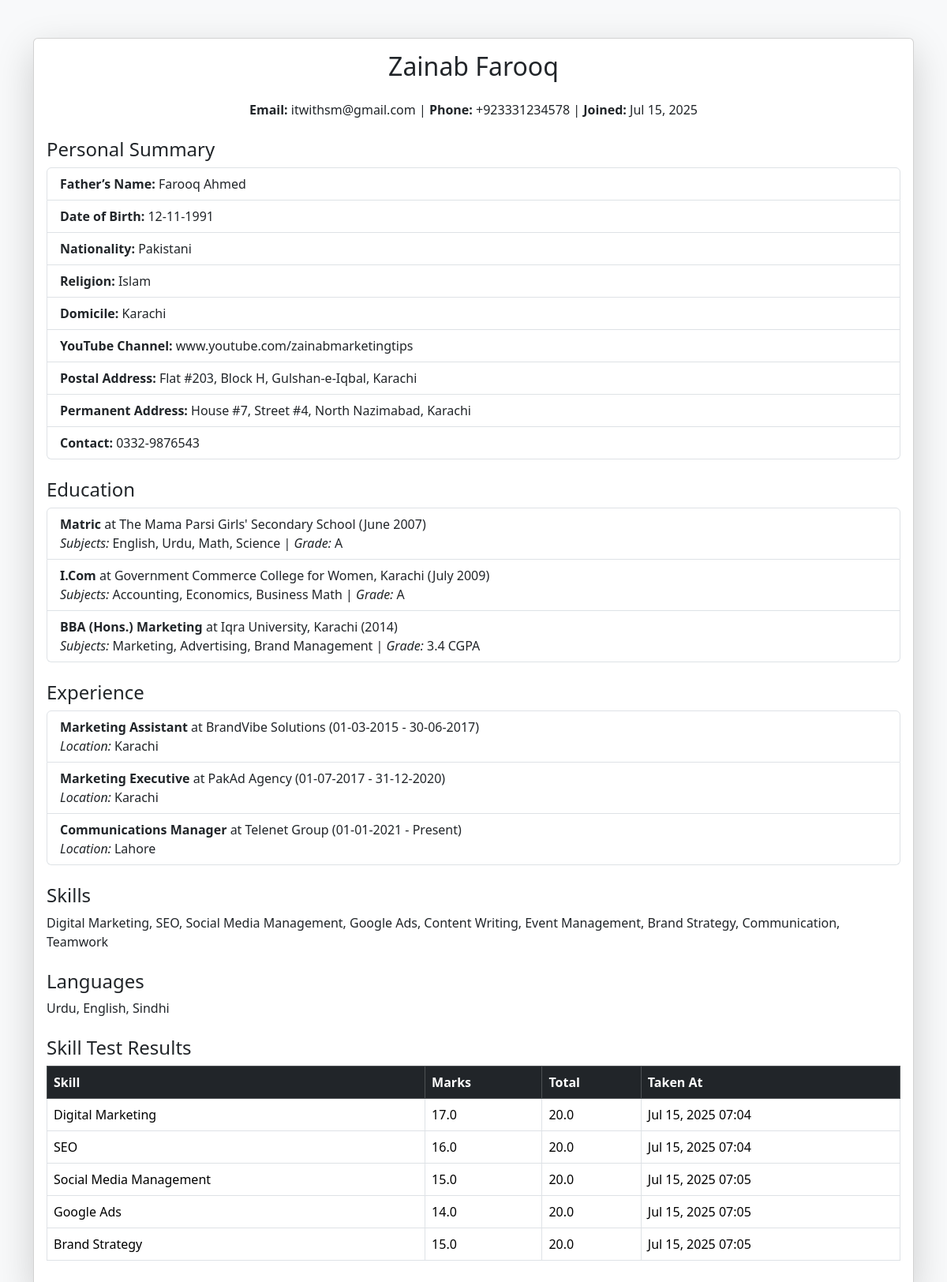
The app's page /cprofile/3/ with its own data.
### candidates/models.py (models this page shows, shortened)
class Candidate(models.Model):
    firstname = models.CharField(max_length=255)
    lastname = models.CharField(max_length=255)
    email = models.EmailField(unique=True)
    password = models.CharField(max_length=255)
    phone = models.CharField(max_length=15, blank=True, null=True)
    resume = models.JSONField(default=dict, blank=True, null=True)
    skills = models.TextField(null=True)
    joined_date = models.DateTimeField(auto_now_add=True)
    selected_theme = models.CharField(max_length=50, default="default")

class SkillTestResult(models.Model):
    candidate = models.ForeignKey(Candidate, on_delete=models.CASCADE)
    skill = models.CharField(max_length=200)
    marks = models.FloatField()
    total_marks = models.FloatField()
    taken_at = models.DateTimeField(auto_now_add=True)

### jobsclub/views.py (the view)
# urls.py: path("cprofile/<int:candidate_id>/", candidate_profile_v, name="candidate_profile_v"),
def candidate_profile_v(request, candidate_id):
    candidate = get_object_or_404(Candidate, id=candidate_id)
    resume_data = candidate.resume or {}
    if isinstance(resume_data, str):
        try:
            resume_data = json.loads(resume_data)
        except json.JSONDecodeError:
            resume_data = {}
    test_results = SkillTestResult.objects.filter(candidate=candidate)
    return render(request, 'cprofile.html', {
        'candidate': candidate,
        'resume': resume_data,
        'test_results': test_results
    })

### jobsclub/templates/cprofile.html (shortened to what this page needs)
{% load static %}
<!DOCTYPE html>
<html lang="en">
<head>
    <link href="https://cdn.jsdelivr.net/npm/bootstrap@5.3.3/dist/css/bootstrap.min.css" rel="stylesheet">
</head>
<body class="bg-light">
    <div class="container my-5">
        <div class="card shadow-lg">
            <div class="card-body">
                <h2 class="card-title text-center mb-4">{{ candidate.firstname }} {{ candidate.lastname }}</h2>
                <div class="mb-3 text-center">
                    <strong>Email:</strong> {{ candidate.email }} |
                    <strong>Phone:</strong> {{ candidate.phone }} |
                    <strong>Joined:</strong> {{ candidate.joined_date|date:"M d, Y" }}
                </div>
                {% if resume.summary %}
                <h4 class="mt-4">Personal Summary</h4>
                <ul class="list-group">
                    {% for key, value in resume.summary.items %}
                        <li class="list-group-item"><strong>{{ key }}:</strong> {{ value }}</li>
                    {% endfor %}
                </ul>
                {% endif %}
                {% if resume.educations %}
                <h4 class="mt-4">Education</h4>
                <ul class="list-group">
                    {% for edu in resume.educations %}
                        <li class="list-group-item">
                            <strong>{{ edu.degree }}</strong> at {{ edu.institution }} ({{ edu.date }})<br>
                            <em>Subjects:</em> {{ edu.subjects }} | <em>Grade:</em> {{ edu.grade }}
                        </li>
                    {% endfor %}
                </ul>
                {% endif %}
                {% if resume.experiences %}
                <h4 class="mt-4">Experience</h4>
                <ul class="list-group">
                    {% for exp in resume.experiences %}
                        <li class="list-group-item">
                            <strong>{{ exp.position }}</strong> at {{ exp.company }} ({{ exp.startDate }} - {{ exp.endDate }})<br>
                            <em>Location:</em> {{ exp.location }}
                        </li>
                    {% endfor %}
                </ul>
                {% endif %}
                <h4 class="mt-4">Skills</h4>
                <p>{{ resume.skills|default:candidate.skills }}</p>
                <h4 class="mt-4">Languages</h4>
                <p>{{ resume.languages }}</p>
                {% if test_results %}
                <h4 class="mt-4">Skill Test Results</h4>
                <table class="table table-bordered">
                    <thead class="table-dark">
                        <tr>
                            <th>Skill</th>
                            <th>Marks</th>
                            <th>Total</th>
                            <th>Taken At</th>
                        </tr>
                    </thead>
                    <tbody>
                        {% for result in test_results %}
                        <tr>
                            <td>{{ result.skill }}</td>
                            <td>{{ result.marks }}</td>
                            <td>{{ result.total_marks }}</td>
                            <td>{{ result.taken_at|date:"M d, Y H:i" }}</td>
                        </tr>
                        {% endfor %}
                    </tbody>
                </table>
                {% endif %}
            </div>
        </div>
    </div>
</body>
</html>

### records on screen
Candidate: firstname "Zainab", lastname "Farooq", email "itwithsm@gmail.com", phone "+923331234578", joined_date "Jul 15, 2025", skills "Digital Marketing, SEO, Social Media Management, Google Ads, Content Writing, Event Management, Brand Strategy, Communication, Teamwork"
SkillTestResult: skill "Digital Marketing", marks "17.0", total_marks "20.0", taken_at "Jul 15, 2025 07:04"
SkillTestResult: skill "SEO", marks "16.0", total_marks "20.0", taken_at "Jul 15, 2025 07:04"
SkillTestResult: skill "Social Media Management", marks "15.0", total_marks "20.0", taken_at "Jul 15, 2025 07:05"
SkillTestResult: skill "Google Ads", marks "14.0", total_marks "20.0", taken_at "Jul 15, 2025 07:05"
SkillTestResult: skill "Brand Strategy", marks "15.0", total_marks "20.0", taken_at "Jul 15, 2025 07:05"

### other values on screen
{{ key }} "Father’s Name" "Date of Birth" "Nationality" "Religion" "Domicile" "YouTube Channel" "Postal Address" "Permanent Address" "Contact"
{{ value }} "Farooq Ahmed" "12-11-1991" "Pakistani" "Islam" "Karachi" "www.youtube.com/zainabmarketingtips" "Flat #203, Block H, Gulshan-e-Iqbal, Karachi" "House #7, Street #4, North Nazimabad, Karachi" "0332-9876543"
{{ edu.degree }} "Matric" "I.Com" "BBA (Hons.) Marketing"
{{ edu.institution }} "The Mama Parsi Girls' Secondary School" "Government Commerce College for Women, Karachi" "Iqra University, Karachi"
{{ edu.date }} "June 2007" "July 2009" "2014"
{{ edu.subjects }} "English, Urdu, Math, Science" "Accounting, Economics, Business Math" "Marketing, Advertising, Brand Management"
{{ edu.grade }} "A" "A" "3.4 CGPA"
{{ exp.position }} "Marketing Assistant" "Marketing Executive" "Communications Manager"
{{ exp.company }} "BrandVibe Solutions" "PakAd Agency" "Telenet Group"
{{ exp.startDate }} "01-03-2015" "01-07-2017" "01-01-2021"
{{ exp.endDate }} "30-06-2017" "31-12-2020" "Present"
{{ exp.location }} "Karachi" "Karachi" "Lahore"
{{ resume.languages }} "Urdu, English, Sindhi"
